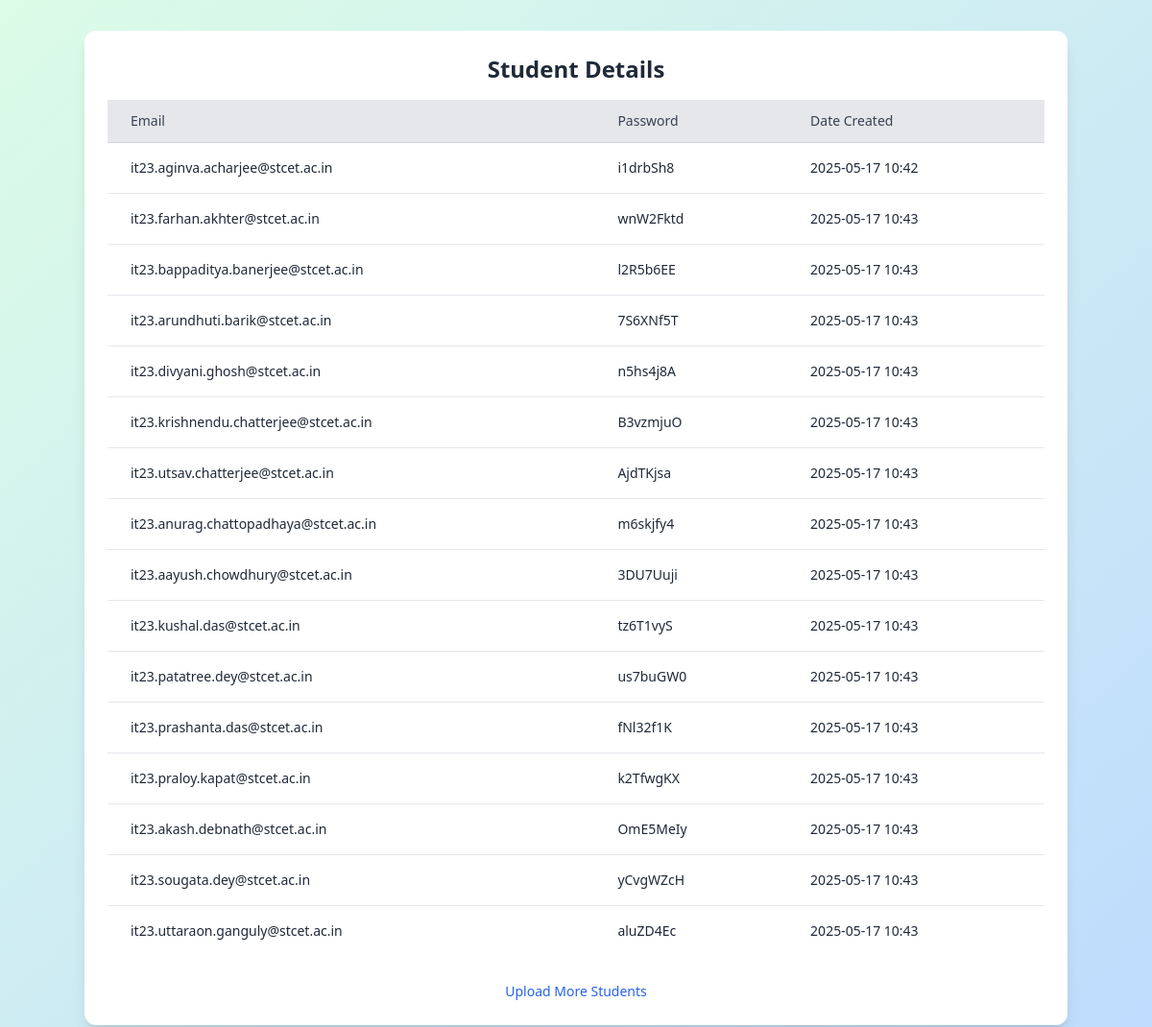
The app's page /student-details/ (signed in), older data.
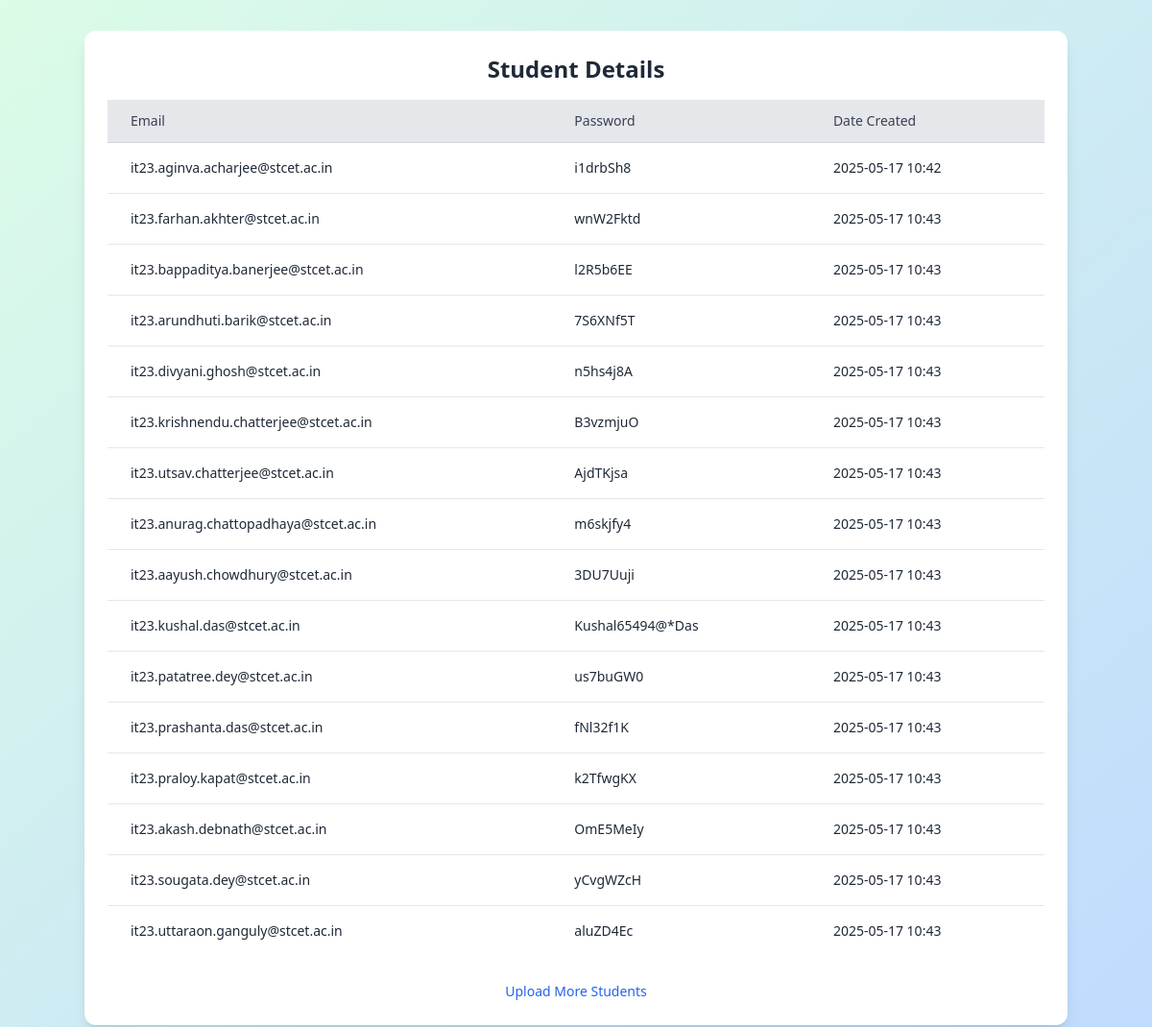
The same page, newer data.
### core/models.py (models this page shows, shortened)
class Student(models.Model):
    user = models.OneToOneField(
        settings.AUTH_USER_MODEL,
        on_delete=models.CASCADE,
        related_name='student',
        help_text=_("Associated user account.")
    )
    plain_password = models.CharField(
        max_length=128,
        blank=True,
        help_text=_("Plain-text password for initial login (temporary storage).")
    )
    roll = models.CharField(
        max_length=10,
        blank=True,
        unique=False,
        null=True,
        help_text=_("Student's roll number, if assigned.")
    )
    department = models.CharField(
        max_length=50,
        choices=[
            ('CS', 'Computer Science'),
            ('IT', 'Information Technology'),
            ('ECE', 'Electronics and Communication'),
        ],
        blank=True,
        help_text=_("Student's department.")
    )
    semester = models.CharField(
        max_length=10,
        choices=[(str(i), f'Semester {i}') for i in range(1, 9)],
        blank=True,
        help_text=_("Current semester of the student.")
    )
    year = models.IntegerField(
        null=True,
        blank=True,
        help_text=_("Academic year (e.g., 2023).")
    )
    first_login_info_submitted = models.BooleanField(
        default=False,
        help_text=_("Indicates if the student has submitted initial info (department, semester).")
    )
    date_created = models.DateTimeField(
        default=timezone.now,
        help_text=_("Timestamp when the student record was created.")
    )
    elective_finalized = models.BooleanField(
        default=False,
        help_text=_("If True, the student's electives are finalized.")
    )
    class Meta:
        verbose_name = _("Student")
        verbose_name_plural = _("Students")

class User(AbstractUser):
    username = None  # Disable username field
    email = models.EmailField(_("email address"), unique=True, max_length=255)
    role = models.CharField(
        max_length=10,
        choices=[
            ('admin', 'Admin'),
            ('student', 'Student'),
        ],
        default='student',
        help_text=_("User's role in the system (admin or student).")
    )
    USERNAME_FIELD = 'email'
    REQUIRED_FIELDS = []
    objects = UserManager()
    class Meta:
        verbose_name = _("User")
        verbose_name_plural = _("Users")

### core/views.py (the view)
# urls.py: path('student-details/', views.student_details, name='student-details'),
@login_required
def student_details(request):
    students = Student.objects.select_related('user').all()
    return render(request, 'core/student_details.html', {'students': students})

### core/templates/core/student_details.html (shortened to what this page needs)
<!DOCTYPE html>
<html lang="en">
<head>
  <script src="https://cdn.tailwindcss.com"></script>
</head>
<body class="bg-gradient-to-br from-green-100 to-blue-200 min-h-screen p-8">
  <div class="bg-white rounded-xl shadow-lg p-6 max-w-5xl mx-auto">
    <h2 class="text-2xl font-bold mb-4 text-center text-gray-800">Student Details</h2>
    <div class="overflow-x-auto">
      <table class="min-w-full divide-y divide-gray-300">
        <thead class="bg-gray-200">
          <tr>
            <th class="px-6 py-3 text-left text-sm font-medium text-gray-700">Email</th>
            <th class="px-6 py-3 text-left text-sm font-medium text-gray-700">Password</th>
            <th class="px-6 py-3 text-left text-sm font-medium text-gray-700">Date Created</th>
          </tr>
        </thead>
        <tbody class="bg-white divide-y divide-gray-200">
          {% for student in students %}
          <tr>
            <td class="px-6 py-4 text-sm text-gray-800">{{ student.user.email }}</td>
            <td class="px-6 py-4 text-sm text-gray-800">{{ student.plain_password }}</td>
            <td class="px-6 py-4 text-sm text-gray-800">{{ student.user.date_joined|date:"Y-m-d H:i" }}</td>
          </tr>
          {% empty %}
          <tr>
            <td colspan="3" class="text-center text-gray-500 py-6">No students found.</td>
          </tr>
          {% endfor %}
        </tbody>
      </table>
    </div>
    <div class="mt-6 text-center">
      <a href="{% url 'upload-student-excel' %}" class="text-blue-600 hover:underline text-sm">Upload More Students</a>
    </div>
  </div>
</body>
</html>

Row changes from the older to the newer data that the page shows:
changed Student "it23.kushal.das@stcet.ac.in": plain_password "tz6T1vyS" → "Kushal65494@*Das"
